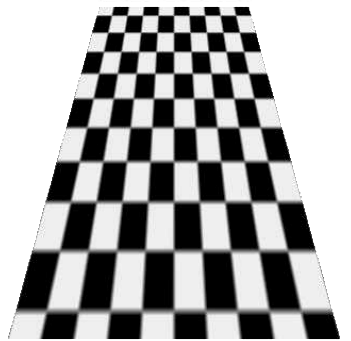
#> input picture OpenCV-Python-Tutorial/data/chessboard-2.png, 351 x 341 px
$ python '30.2-亚像素级精确度的角点-cornerSubPix.py'
#> lines starting #> are read from the running program, lines starting #| are printed output that depends on the picture; after the words box and inside, x2 and y2 are one past the last pixel; in counts of white or black regions, pixels touching at a corner belong together
# -*-coding:utf8-*-#
__author__ = 'play4fun'
"""
create time:15-10-29 上午7:47

最大精度的角点检测

首先我们 找到 Harris 角点
 然后将角点的重心传给这个函数进行修正。
 Harris 角点用红色像素标出
 绿色像素是修正后的像素。
 在使用 个函数是我们 定义一个爹代停止条件。
 当 代次数 到或者精度条件满 后 代就会停止。
 我们同样需要定义进行角点搜索的邻域大小。
"""

import cv2
import numpy as np

filename = '../data/chessboard-2.png'
img = cv2.imread(filename)
#> img is the input picture: shape (341, 351, 3); min 0, max 255, mean 164

gray = cv2.cvtColor(img, cv2.COLOR_BGR2GRAY)
# find Harris corners
gray = np.float32(gray)
dst = cv2.cornerHarris(gray, 2, 3, 0.04)
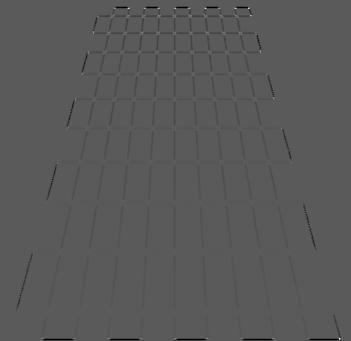
#> dst: shape (341, 351) float32; min -154588960, max 281183264, mean -1544513.1; drawn with min black and max white
dst = cv2.dilate(dst, None)
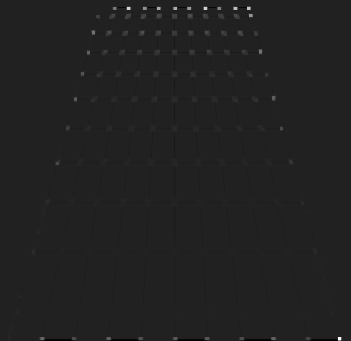
#> dst: shape (341, 351) float32; min -42282504, max 281183264, mean 470352.2; drawn with min black and max white
ret, dst = cv2.threshold(dst, 0.01 * dst.max(), 255, 0)
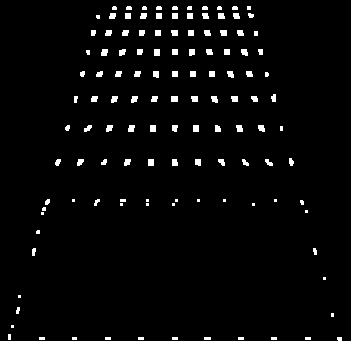
#> dst: shape (341, 351) float32; 2.9% white; 123 white regions (39 under 20 px), largest, box (x1, y1, x2, y2) and area: (101, 49, 108, 56) 43, (154, 49, 160, 56) 42, (171, 96, 178, 102) 42
#> ret = 2811832.6
dst = np.uint8(dst)

# find centroids
# connectedComponentsWithStats(InputArray image, OutputArray labels, OutputArray stats,
# OutputArray centroids, int connectivity=8, int ltype=CV_32S)
ret, labels, stats, centroids = cv2.connectedComponentsWithStats(dst)
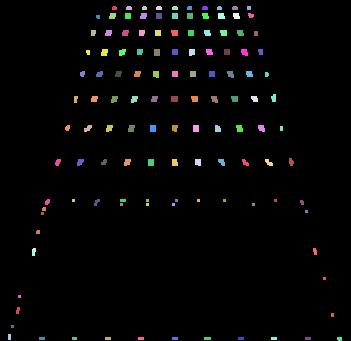
#> labels: shape (341, 351) int32; 124 distinct labels, from 0 to 123; one colour per label, 0 black
#> ret = 124; stats = 124 rows, first 6: [0, 0, 351, 341, 116266], [112, 6, 5, 4, 18], [126, 6, 6, 4, 22], [142, 6, 5, 4, 18], [156, 6, 6, 4, 22], [172, 6, 6, 4, 22]; centroids = 124 pairs, first value 9 to 339.1, second value 7.5 to 338.4
# define the criteria to stop and refine the corners
criteria = (cv2.TERM_CRITERIA_EPS + cv2.TERM_CRITERIA_MAX_ITER, 100, 0.001)
# Python: cv2.cornerSubPix(image, corners, winSize, zeroZone, criteria)
# zeroZone – Half of the size of the dead region in the middle of the search zone
# over which the summation in the formula below is not done. It is used sometimes
# to avoid possible singularities of the autocorrelation matrix. The value of (-1,-1)
# indicates that there is no such a size.
# 返回值由 点坐标组成的一个数组 而 图像
corners = cv2.cornerSubPix(gray, np.float32(centroids), (5, 5), (-1, -1), criteria)
#> corners = 124 pairs, first value 7.86 to 339.5, second value 6.52 to 338.4
# Now draw them
res = np.hstack((centroids, corners))
#> res = 124 rows, first 6: [175.1, 171.9, 175.1, 171.9], [114, 7.67, 113.5, 6.52], [128.5, 7.64, 128.4, 6.54], [144, 7.67, 143.6, 6.55], [158.5, 7.64, 158.4, 6.54], [174.5, 7.64, 173.7, 6.55]
# np.int0 可以用来省略小数点后的数字，非四舍五入
res = np.int0(res)
#> res = 124 rows, first 6: [175, 171, 175, 171], [114, 7, 113, 6], [128, 7, 128, 6], [144, 7, 143, 6], [158, 7, 158, 6], [174, 7, 173, 6]
img[res[:, 1], res[:, 0]] = [0, 0, 255]
img[res[:, 3], res[:, 2]] = [0, 255, 0]
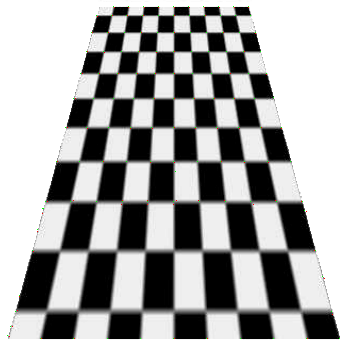
#> img: shape (341, 351, 3); mean B, G, R 163.7, 164, 163.9

# cv2.imwrite('subpixel5.png',img)
cv2.imshow('subpixel5.png', img)
cv2.waitKey(0)

$ run again, with OpenCV-Python-Tutorial/data/chessboard-3.png copied over OpenCV-Python-Tutorial/data/chessboard-2.png
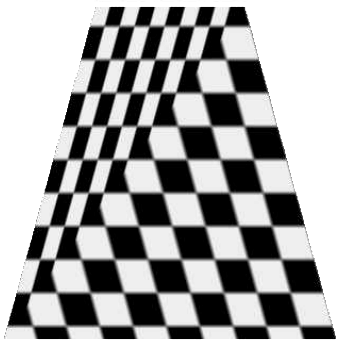
#> input picture OpenCV-Python-Tutorial/data/chessboard-3.png, 339 x 344 px
#> img is the input picture: shape (344, 339, 3); min 0, max 255, mean 163.1
#> `ret, dst = cv2.threshold(dst, 0.01 * dst.max(), 255, 0)`:
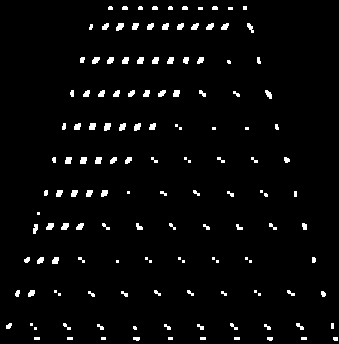
#> dst: shape (344, 339) float32; 3.1% white; 140 white regions (45 under 20 px), largest, box (x1, y1, x2, y2) and area: (116, 23, 124, 31) 47, (104, 123, 111, 131) 46, (46, 223, 54, 230) 44
#> `ret, dst = cv2.threshold(dst, 0.01 * dst.max(), 255, 0)`: ret = 2834519
#> labels: shape (344, 339) int32; 141 distinct labels, from 0 to 140
#> `ret, labels, stats, centroids = cv2.connectedComponentsWithStats(dst)`: ret = 141; stats = 141 rows, first 6: [0, 0, 339, 344, 112982], [108, 6, 5, 4, 18], [122, 6, 6, 4, 22], [138, 6, 5, 4, 18], [152, 6, 6, 4, 22], [168, 6, 5, 4, 18]; centroids = 141 pairs, first value 8.48 to 335.1, second value 7.5 to 338.4
#> corners = 141 pairs, first value 6.92 to 335.5, second value 6.5 to 338.5
#> `res = np.hstack((centroids, corners))`: res = 141 rows, first 6: [169.6, 171.8, 169.6, 171.8], [110, 7.67, 109.5, 6.53], [124.5, 7.64, 124.4, 6.56], [140, 7.67, 139.6, 6.52], [154.5, 7.64, 154.3, 6.57], [170, 7.67, 169.6, 6.51]
#> `res = np.int0(res)`: res = 141 rows, first 6: [169, 171, 169, 171], [110, 7, 109, 6], [124, 7, 124, 6], [140, 7, 139, 6], [154, 7, 154, 6], [170, 7, 169, 6]
#> `img[res[:, 3], res[:, 2]] = [0, 255, 0]`:
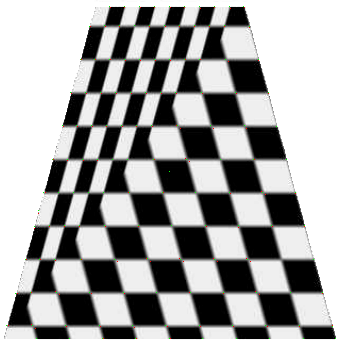
#> img: shape (344, 339, 3); mean B, G, R 162.8, 163.1, 163.1
